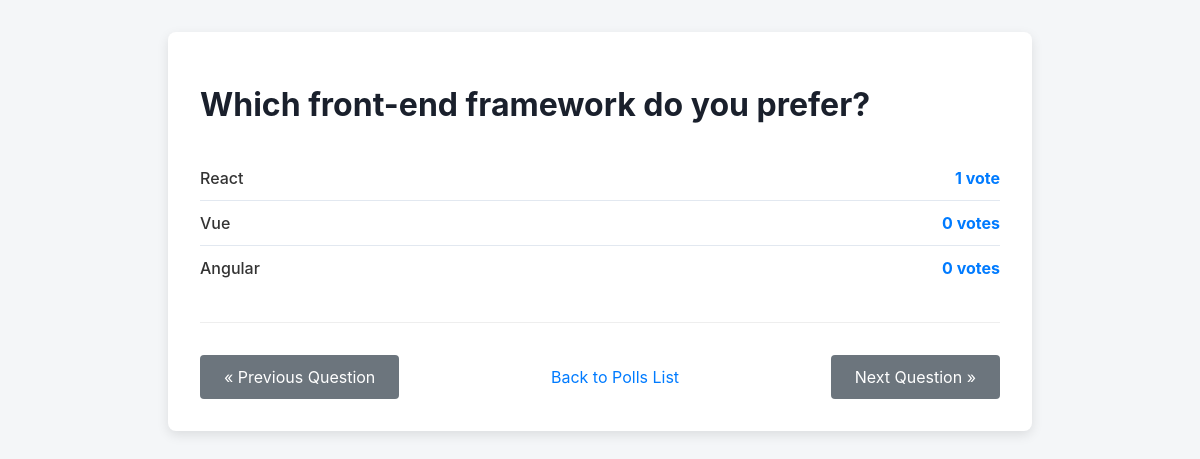
The page /polls/4/results/ on the database its author committed.
### polls/models.py (models this page shows, shortened)
class Question(models.Model):
    question_text = models.CharField(max_length=200)
    pub_date = models.DateTimeField("date published")

class Choice(models.Model):
    question = models.ForeignKey(Question, on_delete=models.CASCADE)
    choice_text = models.CharField(max_length=200)
    votes = models.IntegerField(default=0)

### polls/views.py (the view)
# urls.py: path("<int:pk>/results/", views.ResultsView.as_view(), name="results"),
class ResultsView(generic.DetailView):
    model = Question
    template_name = "polls/results.html"
    def get_context_data(self, **kwargs):
        context = super().get_context_data(**kwargs)
        question = self.get_object()
        context['previous_question'] = Question.objects.filter(
            pub_date__lt=question.pub_date
        ).order_by('-pub_date').first()
        context['next_question'] = Question.objects.filter(
            pub_date__gt=question.pub_date
        ).order_by('pub_date').first()
        return context

### polls/templates/polls/results.html (shortened to what this page needs)
<!DOCTYPE html>
<html lang="en">
<head>
</head>
<body>
    <div class="container">
        <h1>{{ question.question_text }}</h1>
        <ul class="results-list">
        {% for choice in question.choice_set.all %}
            <li>
                <span class="choice-text">{{ choice.choice_text }}</span>
                <span class="vote-count">{{ choice.votes }} vote{{ choice.votes|pluralize }}</span>
            </li>
        {% endfor %}
        </ul>
        <div class="nav-buttons">
            {% if previous_question %}
                <a href="{% url 'polls:detail' previous_question.id %}" class="nav-button">&laquo; Previous Question</a>
            {% else %}
                <span class="nav-button disabled">&laquo; Previous Question</span>
            {% endif %}
            <a href="{% url 'polls:index' %}" class="back-link">Back to Polls List</a>
            {% if next_question %}
                <a href="{% url 'polls:detail' next_question.id %}" class="nav-button">Next Question &raquo;</a>
            {% else %}
                <span class="nav-button disabled">Next Question &raquo;</span>
            {% endif %}
        </div>
    </div>
</body>
</html>

### polls/templates/polls/results.html (style rules this page uses)
body { font-family: -apple-system, BlinkMacSystemFont, "Segoe UI", Roboto, Helvetica, Arial, sans-serif; background-color: #f4f6f8; color: #333; margin: 0; padding: 2rem; }
.container { max-width: 800px; margin: auto; background: white; padding: 2rem; border-radius: 8px; box-shadow: 0 4px 12px rgba(0,0,0,0.1); }
h1 { color: #1a202c; }
.results-list { list-style: none; padding: 0; margin: 2rem 0; }
.results-list li { display: flex; justify-content: space-between; align-items: center; padding: 0.75rem 0; border-bottom: 1px solid #e2e8f0; }
.results-list li:last-child { border-bottom: none; }
.choice-text { font-weight: 500; }
.vote-count { font-weight: bold; color: #007bff; }
.nav-buttons { display: flex; justify-content: space-between; align-items: center; margin-top: 2rem; border-top: 1px solid #eee; padding-top: 2rem; }
.nav-button { display: inline-block; background-color: #6c757d; color: white; border: none; padding: 0.75rem 1.5rem; text-decoration: none; font-size: 1rem; border-radius: 4px; cursor: pointer; transition: background-color 0.2s; }
.back-link { color: #007bff; text-decoration: none; }

### rows shown on the page
Question: question_text "Which front-end framework do you prefer?"
Choice: choice_text "React", votes "1"
Choice: choice_text "Vue", votes "0"
Choice: choice_text "Angular", votes "0"
